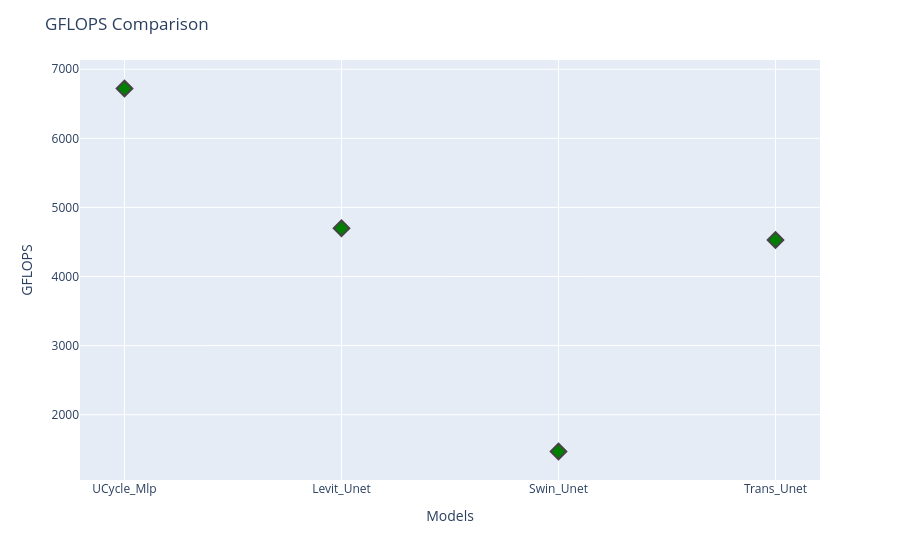

Notebook cell for this chart:
### Code cell
fig = px.scatter(model_metrics_df, y="GFLOPS", x="models", )
# fig.update_traces(marker_size=10)
fig.update_traces(marker=dict(size=12, symbol='diamond', color='green', line=dict(width=2,)))
fig.update_layout(
    title="GFLOPS Comparison",
    xaxis_title="Models",
    yaxis_title="GFLOPS",
    # template="plotly_light",  # Dark theme
    showlegend=False,  # Remove legend if not needed
    xaxis=dict(showgrid=True, zeroline=False),  # Show grid lines
    yaxis=dict(showgrid=True, zeroline=False),  # Show grid lines
)
fig.show()

### Figure 1 — Plotly figure (JSON) as saved in the notebook; plotly's stock layout.template omitted (floating-point values rounded to 4 significant figures)
{"data": [{"hovertemplate": "models=%{x}<br>GFLOPS=%{y}<extra></extra>", "legendgroup": "", "marker": {"color": "green", "line": {"width": 2}, "size": 12, "symbol": "diamond"}, "mode": "markers", "name": "", "orientation": "v", "showlegend": false, "type": "scatter", "x": ["UCycle_Mlp", "Levit_Unet", "Swin_Unet", "Trans_Unet"], "xaxis": "x", "y": [6721.0, 4700.0, 1468.0, 4529.0], "yaxis": "y"}], "layout": {"legend": {"tracegroupgap": 0}, "margin": {"t": 60}, "showlegend": false, "title": {"text": "GFLOPS Comparison"}, "xaxis": {"anchor": "y", "domain": [0, 1], "showgrid": true, "title": {"text": "Models"}, "zeroline": false}, "yaxis": {"anchor": "x", "domain": [0, 1], "showgrid": true, "title": {"text": "GFLOPS"}, "zeroline": false}}}
